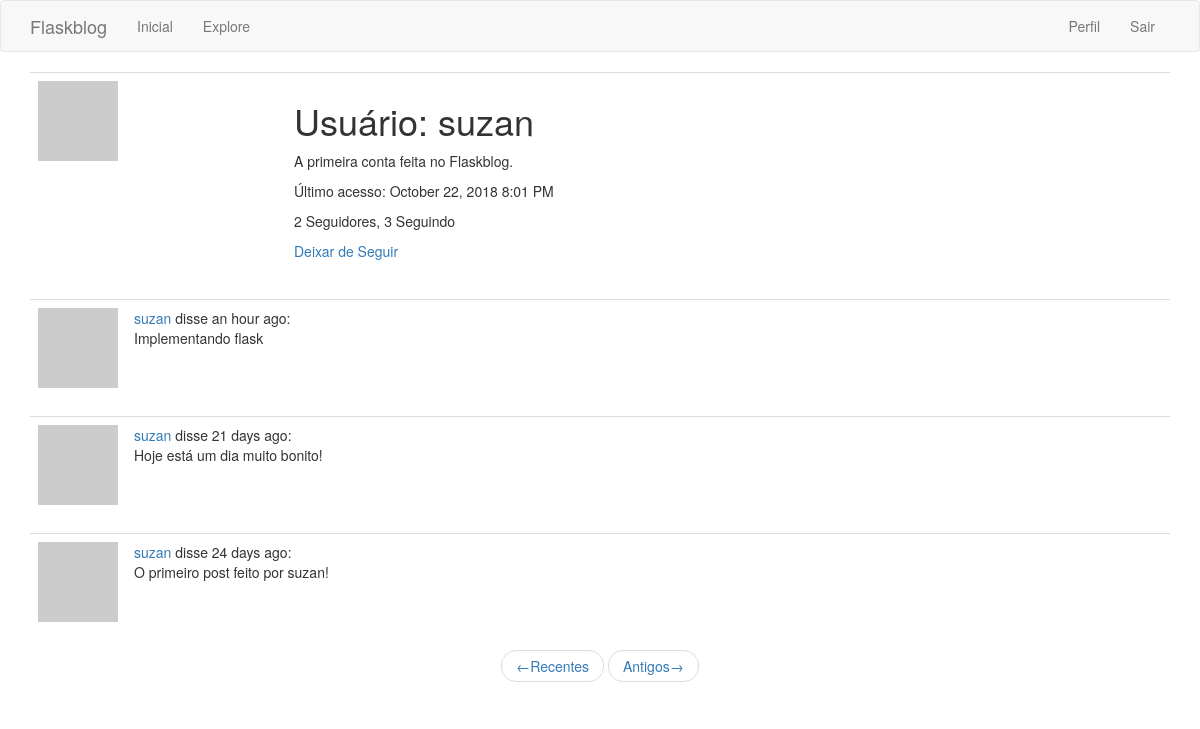
The app's page /user/suzan (signed in) with its own data.
### app/models.py (models this page shows, shortened)
class User(UserMixin, db.Model):
    id = db.Column(db.Integer, primary_key=True)
    username = db.Column(db.String(64), index=True, unique=True)
    email = db.Column(db.String(120), index=True, unique=True)
    password_hash = db.Column(db.String(128))
    posts = db.relationship('Post', backref='author', lazy='dynamic')
    about_me = db.Column(db.String(140))
    last_seen = db.Column(db.DateTime, default=datetime.utcnow)
    followed = db.relationship(
        'User', secondary=followers,
        primaryjoin=(followers.c.follower_id == id),
        secondaryjoin=(followers.c.followed_id == id),
        backref=db.backref('followers', lazy='dynamic'), lazy='dynamic')
    def avatar(self, size):
        digest = md5(self.email.lower().encode('utf-8')).hexdigest()
        return 'https://www.gravatar.com/avatar/{}?d=identicon&s={}'.format(
            digest, size)
    def is_following(self, user):
        return self.followed.filter(
            followers.c.followed_id == user.id).count() > 0

class Post(db.Model):
    id = db.Column(db.Integer, primary_key=True)
    body = db.Column(db.String(140))
    timestamp = db.Column(db.DateTime, index=True, default=datetime.utcnow)
    user_id = db.Column(db.Integer, db.ForeignKey('user.id'))

### app/routes.py (the view)
@app.route('/user/<username>')
@login_required
def user(username):
    user = User.query.filter_by(username=username).first_or_404()
    page = request.args.get('page', 1, type=int)
    posts = user.posts.order_by(Post.timestamp.desc()).paginate(
        page, app.config['POSTS_PER_PAGE'], False)
    next_url = url_for('user', username=user.username, page=posts.next_num) \
        if posts.has_next else None
    prev_url = url_for('user', username=user.username, page=posts.prev_num) \
        if posts.has_prev else None
    return render_template('user.html', user=user, posts=posts.items,
                            prev_url=prev_url, next_url=next_url)

### app/models.py (called while the page is built)
@login.user_loader
def load_user(id):
    return User.query.get(int(id))

### app/routes.py (called while the page is built)
@app.before_request
def before_request():
    if current_user.is_authenticated:
        current_user.last_seen = datetime.utcnow()
        db.session.commit()

### app/templates/user.html
{% extends "base.html" %}
{% block app_content %}
<table class="table table-hover">
	<tr>
		<td width="256px"><img src="{{ user.avatar(256) }}"></td>
		<td>
			<h1>Usuário: {{ user.username }}</h1>
			{% if user.about_me %}
				<p>{{ user.about_me }}</p>
			{% endif %}
			{% if user.last_seen %}
				<p>Último acesso: {{ moment(user.last_seen).format('LLL') }}</p>
			{% endif %}
			<p>
				{{ user.followers.count() }} Seguidores,
				{{ user.followed.count() }} Seguindo
			</p>
			{% if user == current_user %}
				<p><a href="{{ url_for('edit_profile') }}">Editar perfil</a></p>
			{% elif not current_user.is_following(user) %}
				<p><a href="{{ url_for('follow', username=user.username) }}">Seguir</a></p>
			{% else %}
				<p><a href="{{ url_for('unfollow', username=user.username) }}">Deixar de Seguir</a></p>
			{% endif %}
		</td>
	</tr>
</table>
{% for post in posts %}
	{% include "_post.html" %}
{% endfor %}
<nav aria-label="...">
	<ul class="pager">
		<li class="previous{% if not prev_url %}disabled{% endif %}">
			<a href="{{ prev_url or '#' }}">
				<span aria-hidden="true">&larr;</span>Recentes
			</a>
		</li>
		<li class="next{% if not next_url %}disabled{% endif %}">
			<a href="{{ next_url or '#' }}">
				Antigos<span aria-hidden="true">&rarr;</span>
			</a>
		</li>
	</ul>
</nav>
{% endblock %}

### app/templates/_post.html
<table class="table table-hover">
	<tr>
		<td width="70px">
			<a href="{{ url_for('user', username=post.author.username) }}">
				<img src="{{ post.author.avatar(70) }}" />
			</a>
		</td>
		<td>
			<a href="{{ url_for('user', username=post.author.username) }}">
				{{ post.author.username }}
 			</a>
			disse {{ moment(post.timestamp).fromNow() }}:
			<br>
			{{ post.body }}
		</td>
	</tr>
</table>

### records on screen
User: username "suzan", about_me "A primeira conta feita no Flaskblog.", last_seen "October 22, 2018 8:01 PM"
Post: author.username "suzan", timestamp "an hour ago", body "Implementando flask"
Post: author.username "suzan", timestamp "21 days ago", body "Hoje está um dia muito bonito!"
Post: author.username "suzan", timestamp "24 days ago", body "O primeiro post feito por suzan!"

### other values on screen
{{ user.followers.count() }} "2"
{{ user.followed.count() }} "3"
